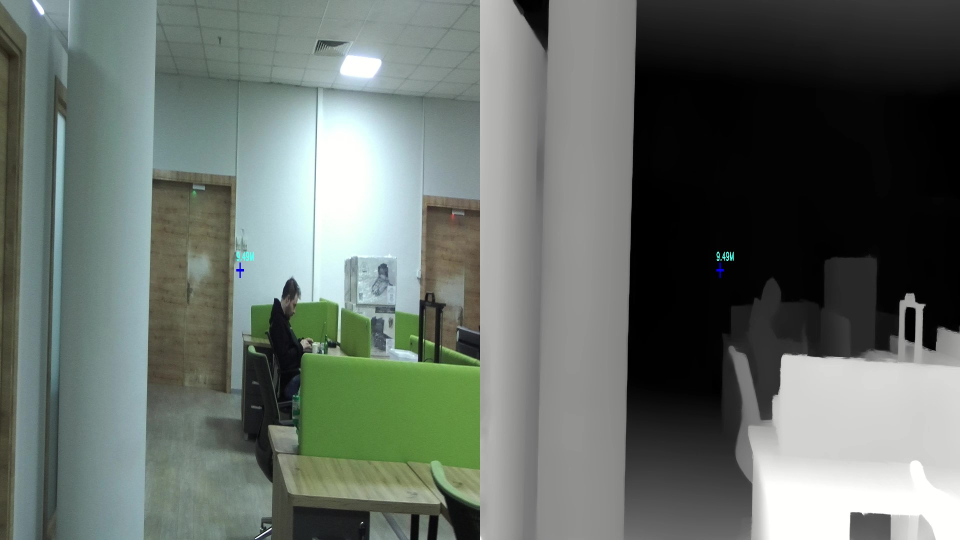
#> input picture depth - frame at 0m24s.jpg, 1920 x 1080 px (shown at 1/2 size)
$ python -i stereo_depth_video.py   (imports and definitions only)
#> lines starting #> are read from the running program, lines starting #| are printed output that depends on the picture
#> further down, picture is the input picture: shape (1080, 1920, 3); mean B, G, R 104.2, 110.3, 101.8
#!/usr/bin/env python3
# -*- coding: utf-8 -*-
"""
Created on Wed Aug 23 13:09:03 2023

@author: mbaloglu

Try with Diffirent calibration file
"""
import sys
import numpy as np
import cv2
from cv2 import cuda

REMAP_INTERPOLATION = cv2.INTER_LINEAR

DEPTH_VISUALIZATION_SCALE = 2048
conf_list=["output/6x4-128.npz","output/6x4-300.npz","output/7x4-64.npz","output/7x4-128.npz","output/7x4-300.npz","output/8x6-64.npz","output/8x6-128.npz","output/8x6-300.npz","output/13x9-64.npz","output/13x9-128.npz","output/a3-7x4-128.npz"]

class StereoWrapper:
    """
    This class takes care of the CUDA input such that such that images
    can be provided as numpy array
    """
    # [104 lines left out: functions __init__, __numpy_to_gpumat, compute_disparity, apply_interpolation, apply_bilateral_filter, cvt_gray, not called in this run]

def median_map(image):


    # Derinlik haritasını siyah-beyaz yapın
    gray_depth = cv2.cvtColor(image, cv2.COLOR_BGR2GRAY)
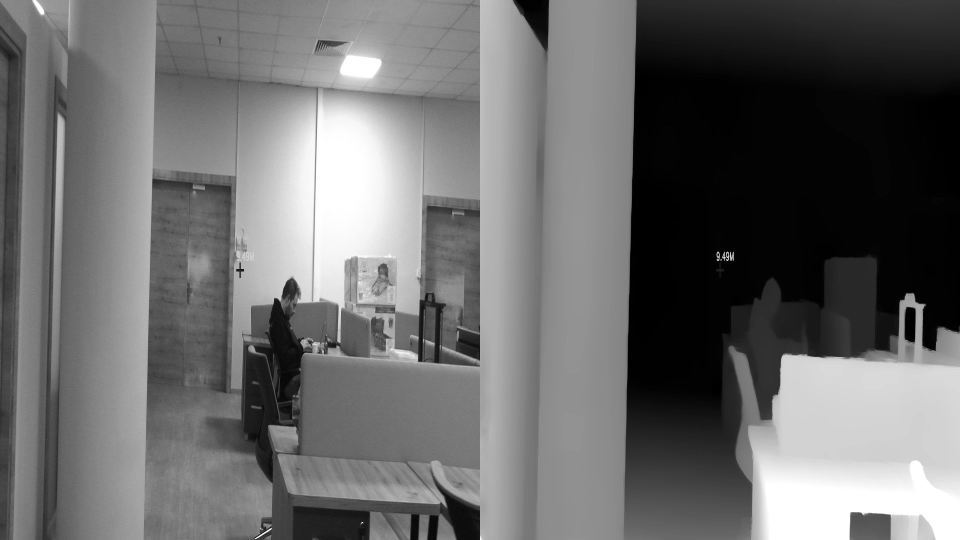
#> gray_depth: shape (1080, 1920) (shown at 1/2 size); min 0, max 255, mean 107.1

    # Gürültüyü azaltmak için medyan filtresi uygulayın
    filtered_depth = cv2.medianBlur(gray_depth, ksize=5)

    # Eksik veya boş bölgeleri doldurmak için interpolasyon yapın
    interpolated_depth = cv2.inpaint(filtered_depth, np.uint8(filtered_depth == 0), inpaintRadius=3, flags=cv2.INPAINT_TELEA)

    # Renkli derinlik haritası oluşturun
    colorized_depth = cv2.applyColorMap(interpolated_depth, cv2.COLORMAP_JET)
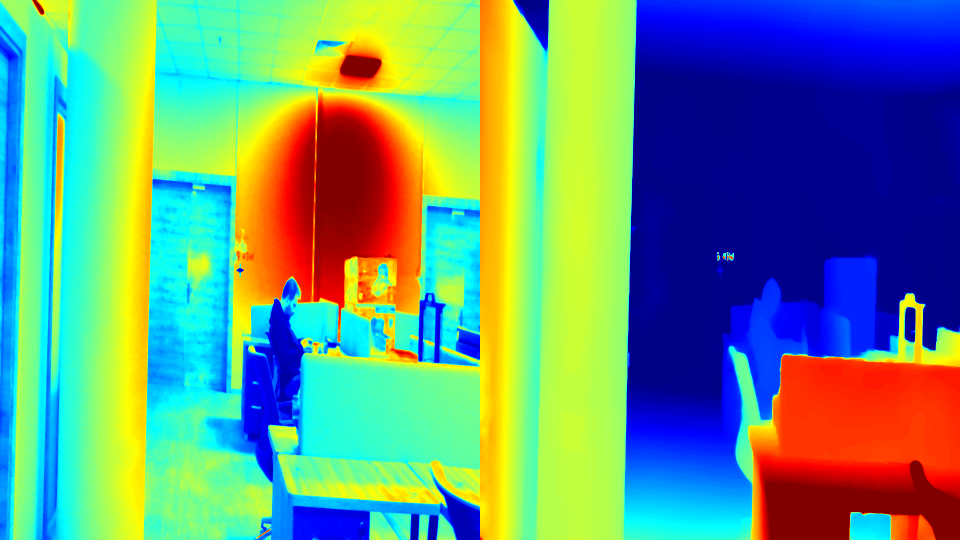
#> colorized_depth: shape (1080, 1920, 3) (shown at 1/2 size); mean B, G, R 128.5, 150.7, 101.1

    return colorized_depth
# [34 lines left out: functions gauss_map, apply_histogram_equalization, not called in this run]

# [128 lines not run here, left out]

>>> import cv2
>>> picture = cv2.imread('depth - frame at 0m24s.jpg')
>>> result = median_map(picture)

$ run again, on depth - frame at 0m2s.jpg
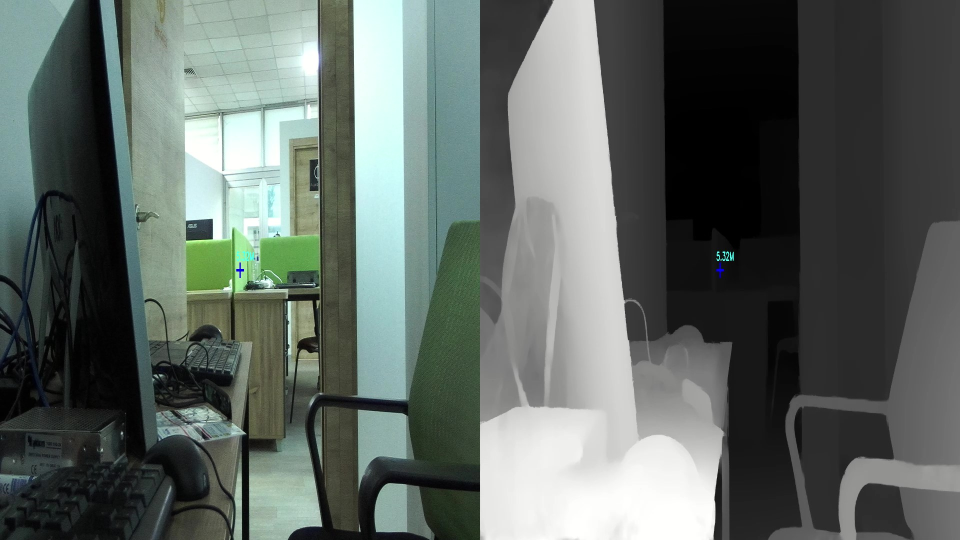
#> input picture depth - frame at 0m2s.jpg, 1920 x 1080 px (shown at 1/2 size)
#> picture is the input picture: shape (1080, 1920, 3); mean B, G, R 98.8, 103.6, 94.9
#> in median_map, `gray_depth = cv2.cvtColor(image, cv2.COLOR_BGR2GRAY)`:
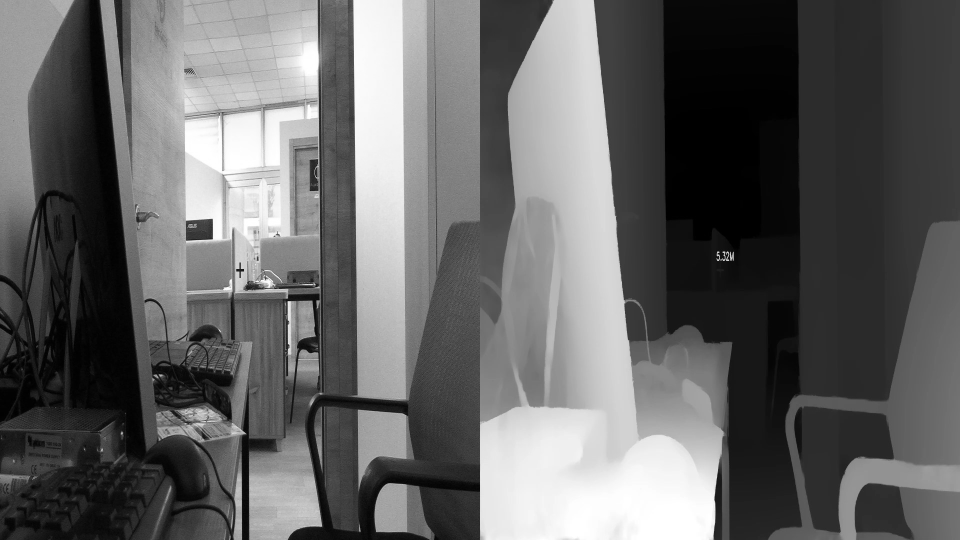
#> gray_depth: shape (1080, 1920) (shown at 1/2 size); min 0, max 255, mean 100.5
#> in median_map, `colorized_depth = cv2.applyColorMap(interpolated_depth, cv2.COLORMAP_J..`:
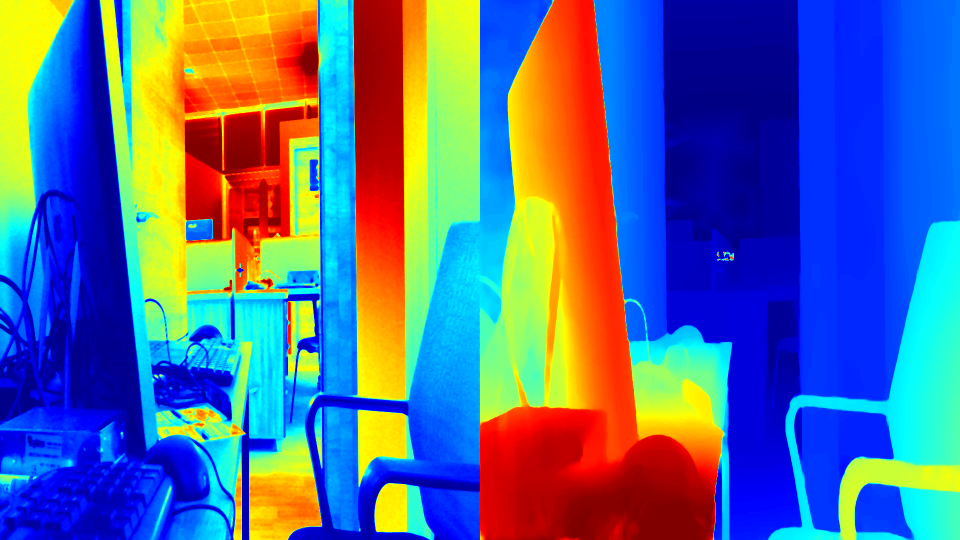
#> colorized_depth: shape (1080, 1920, 3) (shown at 1/2 size); mean B, G, R 148.6, 108, 85

$ run again, on depth - frame at 1m21s.jpg
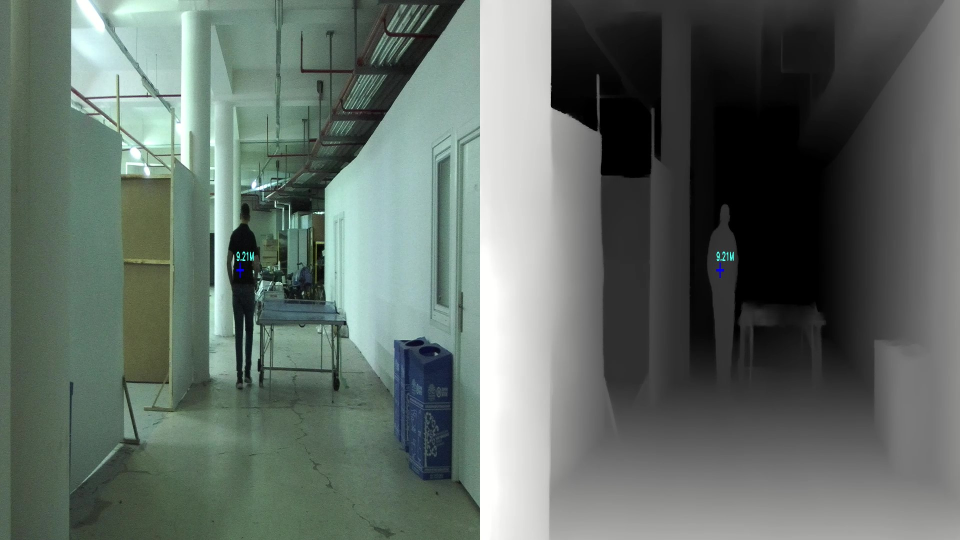
#> input picture depth - frame at 1m21s.jpg, 1920 x 1080 px (shown at 1/2 size)
#> picture is the input picture: shape (1080, 1920, 3); mean B, G, R 101.8, 108.3, 97.3
#> in median_map, `gray_depth = cv2.cvtColor(image, cv2.COLOR_BGR2GRAY)`:
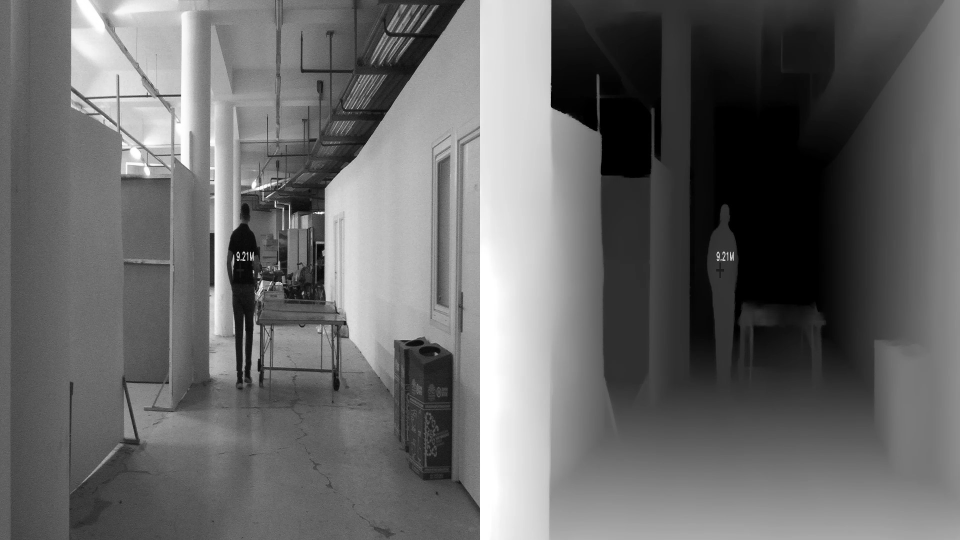
#> gray_depth: shape (1080, 1920) (shown at 1/2 size); min 0, max 255, mean 104.3
#> in median_map, `colorized_depth = cv2.applyColorMap(interpolated_depth, cv2.COLORMAP_J..`:
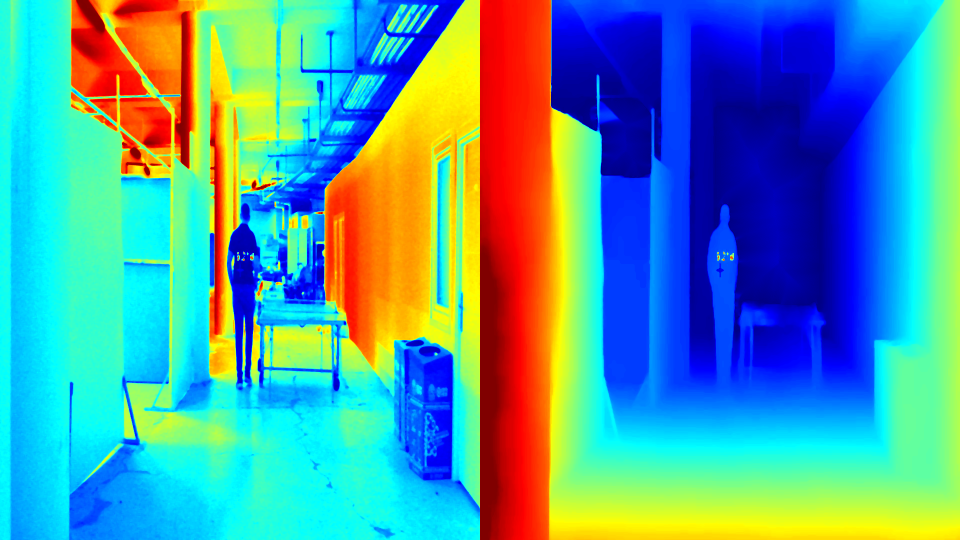
#> colorized_depth: shape (1080, 1920, 3) (shown at 1/2 size); mean B, G, R 162.5, 155.5, 80.6
